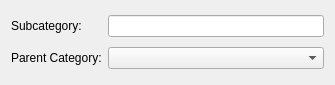
<?xml version="1.0" encoding="UTF-8"?>
<ui version="4.0">
 <class>subcategoryEditor</class>
 <widget class="QWidget" name="subcategoryEditor">
  <property name="geometry">
   <rect>
    <x>0</x>
    <y>0</y>
    <width>335</width>
    <height>85</height>
   </rect>
  </property>
  <property name="windowTitle">
   <string>Form</string>
  </property>
  <layout class="QGridLayout" name="gridLayout">
   <item row="0" column="0">
    <widget class="QLabel" name="label">
     <property name="text">
      <string>Subcategory:</string>
     </property>
     <property name="buddy">
      <cstring>editSubcategory</cstring>
     </property>
    </widget>
   </item>
   <item row="0" column="1">
    <widget class="QLineEdit" name="editSubcategory"/>
   </item>
   <item row="1" column="0">
    <widget class="QLabel" name="label_2">
     <property name="text">
      <string>Parent Category:</string>
     </property>
     <property name="buddy">
      <cstring>comboParentCategory</cstring>
     </property>
    </widget>
   </item>
   <item row="1" column="1">
    <widget class="QComboBox" name="comboParentCategory"/>
   </item>
  </layout>
 </widget>
 <tabstops>
  <tabstop>editSubcategory</tabstop>
  <tabstop>comboParentCategory</tabstop>
 </tabstops>
 <resources/>
 <connections/>
</ui>
